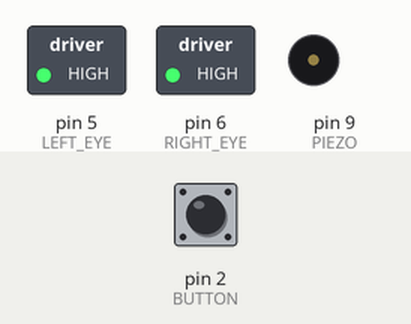
This sketch was run on a simulated Arduino Uno, built with avr-gcc and run on an emulated ATmega328P. Shown: switched loads named in the sketch (green lamp = pin HIGH), buzzer (waves = sounding). The test bench sets the inputs (shaded band); at power-on: pin 2 (BUTTON) HIGH.

Above: at 1.2 s.
1.3 s: pin 2 (BUTTON) pulled LOW for 0.15 s
At 1.56 s:
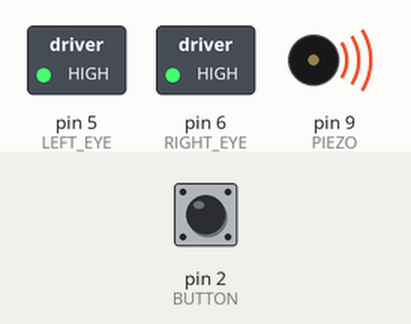
At 4.9 s:
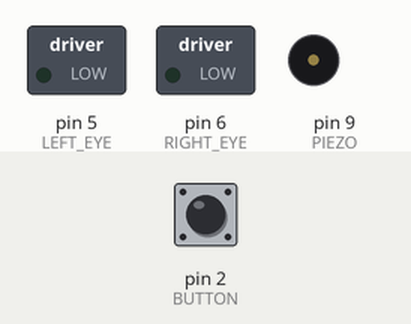
Timing chart, 0 to 9.6 s (numbered marks = the images above; inputs shaded):
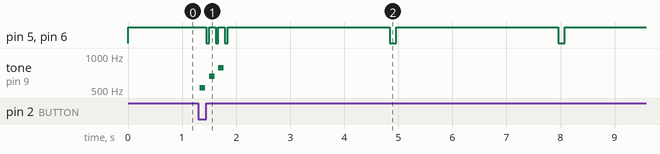

The sketch:

desk-buddy.ino
```cpp
// RobotLab Desk Buddy — Arduino Uno / compatible 5 V board.
// D5 -> 220 ohm resistor -> left LED anode; LED cathode -> GND.
// D6 -> 220 ohm resistor -> right LED anode; LED cathode -> GND.
// D2 -> normally-open button -> GND (uses internal pull-up).
// D9 -> passive piezo +; piezo - -> GND. USB power only.
const byte LEFT_EYE = 5, RIGHT_EYE = 6, BUTTON = 2, PIEZO = 9;
const unsigned long BLINK_INTERVAL = 3000;
unsigned long lastBlink = 0, changedAt = 0;
bool lastReading = HIGH, stableButton = HIGH;
void eyes(bool on) {
  digitalWrite(LEFT_EYE, on ? HIGH : LOW);
  digitalWrite(RIGHT_EYE, on ? HIGH : LOW);
}
void hello() {
  const int notes[] = {523, 659, 784};
  for (byte i = 0; i < 3; i++) {
    eyes(true); tone(PIEZO, notes[i], 100); delay(120);
    eyes(false); delay(50);
  }
  noTone(PIEZO); eyes(true);
  lastBlink = millis();
}
void setup() {
  pinMode(LEFT_EYE, OUTPUT); pinMode(RIGHT_EYE, OUTPUT);
  pinMode(PIEZO, OUTPUT); pinMode(BUTTON, INPUT_PULLUP);
  eyes(true);
}
void loop() {
  const unsigned long now = millis();
  const bool reading = digitalRead(BUTTON);
  if (reading != lastReading) changedAt = now;
  if (now - changedAt > 30 && reading != stableButton) {
    stableButton = reading;
    if (stableButton == LOW) hello();
  }
  lastReading = reading;
  if (millis() - lastBlink >= BLINK_INTERVAL) {
    eyes(false); delay(120); eyes(true); lastBlink = millis();
  }
}
```

Measured:
- after the input at 1.3 s, tone on pin 9 (PIEZO): plays 523 Hz for 0.10 s, 659 Hz for 0.10 s, 784 Hz for 0.10 s, starting at once
